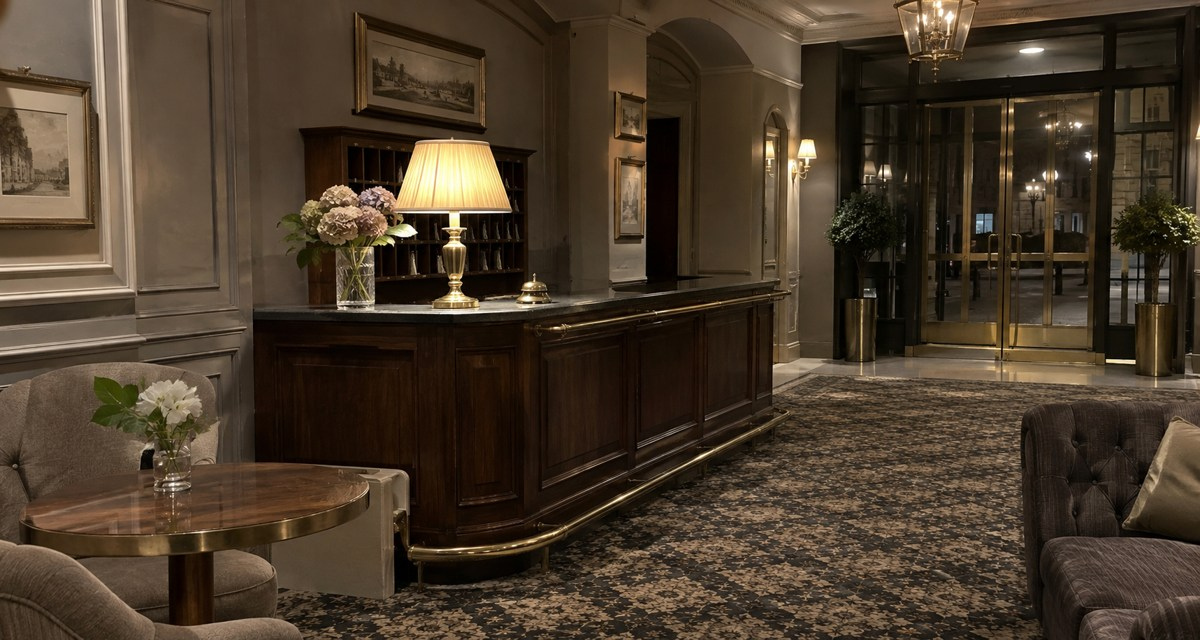
#> input picture assets/photos/P11.jpg, 1200 x 640 px
$ python render_surveillance.py
#> lines starting #> are read from the running program, lines starting #| are printed output that depends on the picture
"""Original fictional surveillance animation using a project-owned location photograph.
Renders actual changing video frames; this is authored game media, not real surveillance footage.
"""
from pathlib import Path
from PIL import Image,ImageDraw,ImageFont,ImageEnhance,ImageFilter
import math,subprocess,numpy as np
root=Path(__file__).resolve().parents[2];out=root/'assets/video/security-export.mp4';out.parent.mkdir(parents=True,exist_ok=True)
base=Image.open(root/'assets/photos/P11.jpg').convert('RGB').resize((640,360));base=ImageEnhance.Color(base).enhance(.12);base=ImageEnhance.Brightness(base).enhance(.52)
#> after `base = Image.open(root / 'assets/photos/P11.jpg').convert('RGB').resiz`:
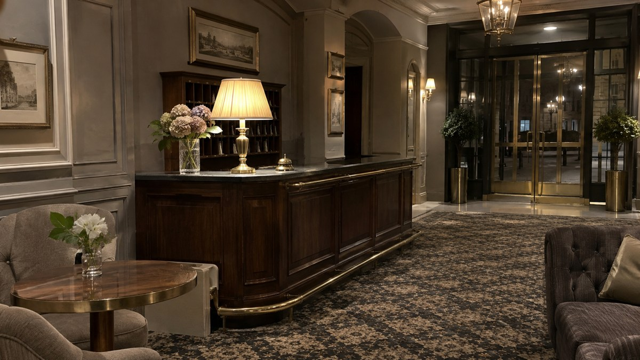
#> base: PIL image 640x360 RGB; mean R, G, B 73.2, 58.6, 42.5
#> after `base = ImageEnhance.Color(base).enhance(0.12)`:
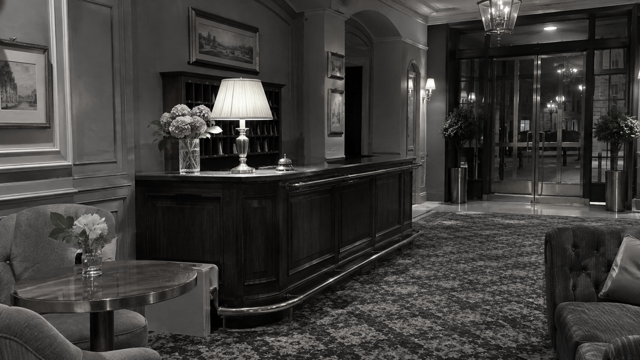
#> base: PIL image 640x360 RGB; mean R, G, B 62.1, 60.2, 58.4
#> after `base = ImageEnhance.Brightness(base).enhance(0.52)`:
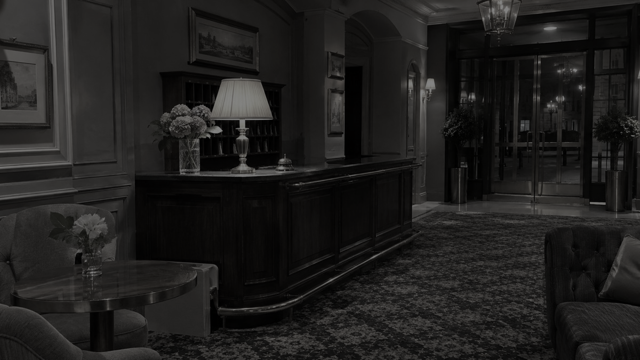
#> base: PIL image 640x360 RGB; mean R, G, B 31.8, 30.8, 29.9
font=ImageFont.truetype('/usr/share/fonts/truetype/dejavu/DejaVuSansMono.ttf',14)
#> (the run stopped early here; a loop or call above may not have finished)

$ run again, with assets/photos/P01.jpg copied over assets/photos/P11.jpg
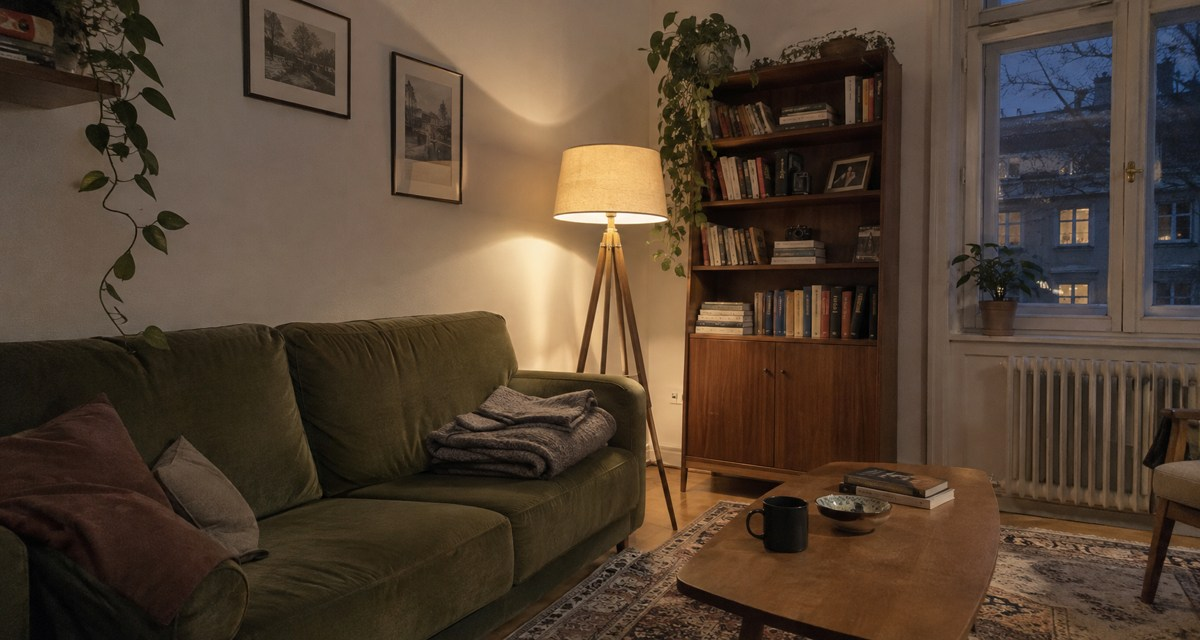
#> input picture assets/photos/P01.jpg, 1200 x 640 px
#> `base = ImageEnhance.Color(base).enhance(0.12)`:
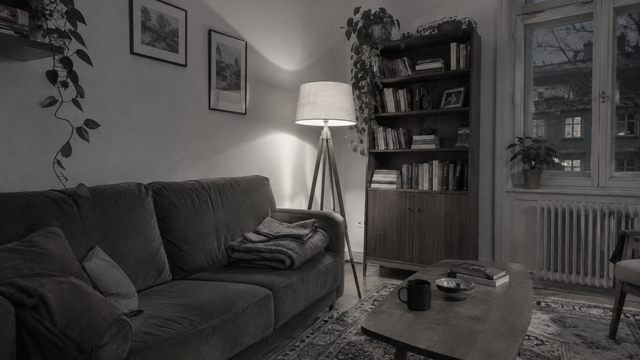
#> base: PIL image 640x360 RGB; mean R, G, B 71.2, 69.1, 67.2
#> `base = ImageEnhance.Brightness(base).enhance(0.52)`:
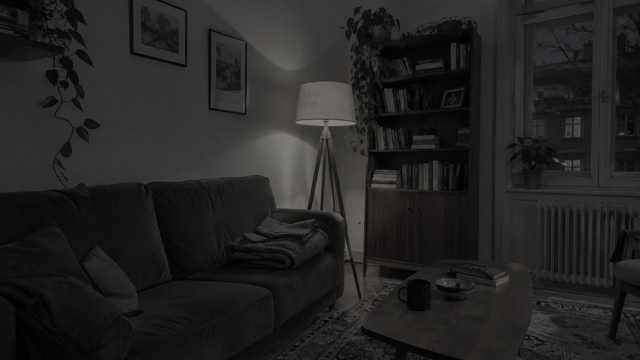
#> base: PIL image 640x360 RGB; mean R, G, B 36.5, 35.4, 34.4

$ run again, with assets/photos/P02.jpg copied over assets/photos/P11.jpg
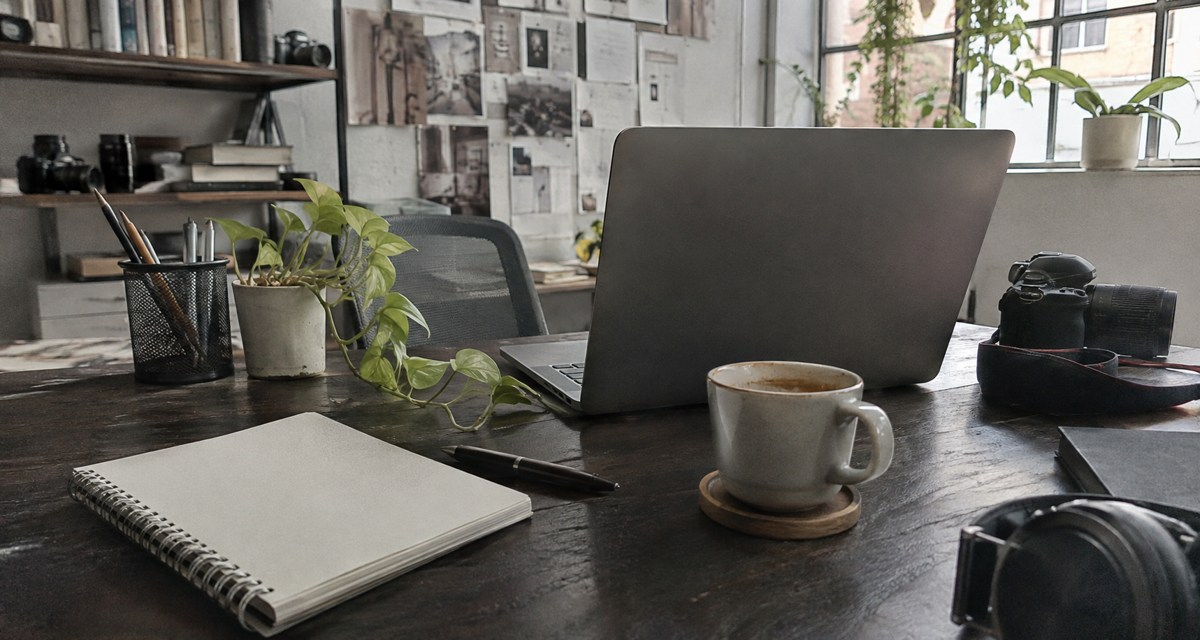
#> input picture assets/photos/P02.jpg, 1200 x 640 px
#> `base = ImageEnhance.Color(base).enhance(0.12)`:
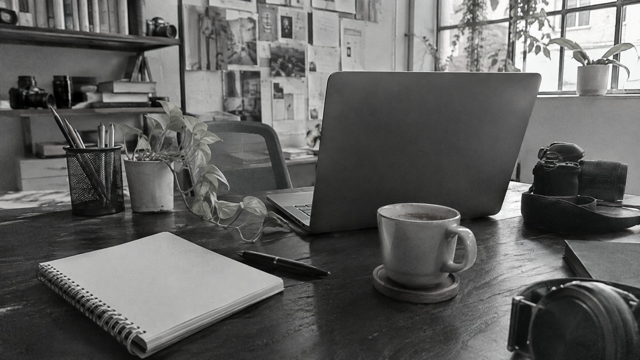
#> base: PIL image 640x360 RGB; mean R, G, B 97.3, 97, 96.2
#> `base = ImageEnhance.Brightness(base).enhance(0.52)`:
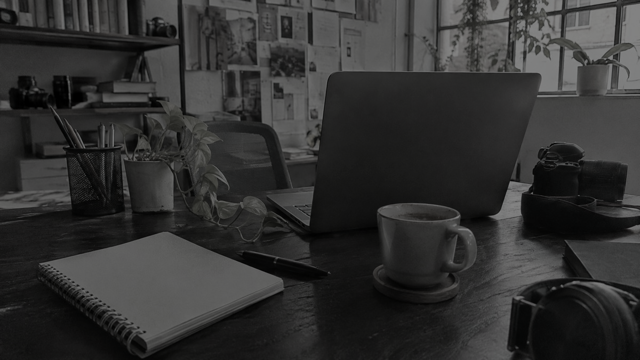
#> base: PIL image 640x360 RGB; mean R, G, B 50.1, 50, 49.5

$ run again, with assets/photos/P03.jpg copied over assets/photos/P11.jpg
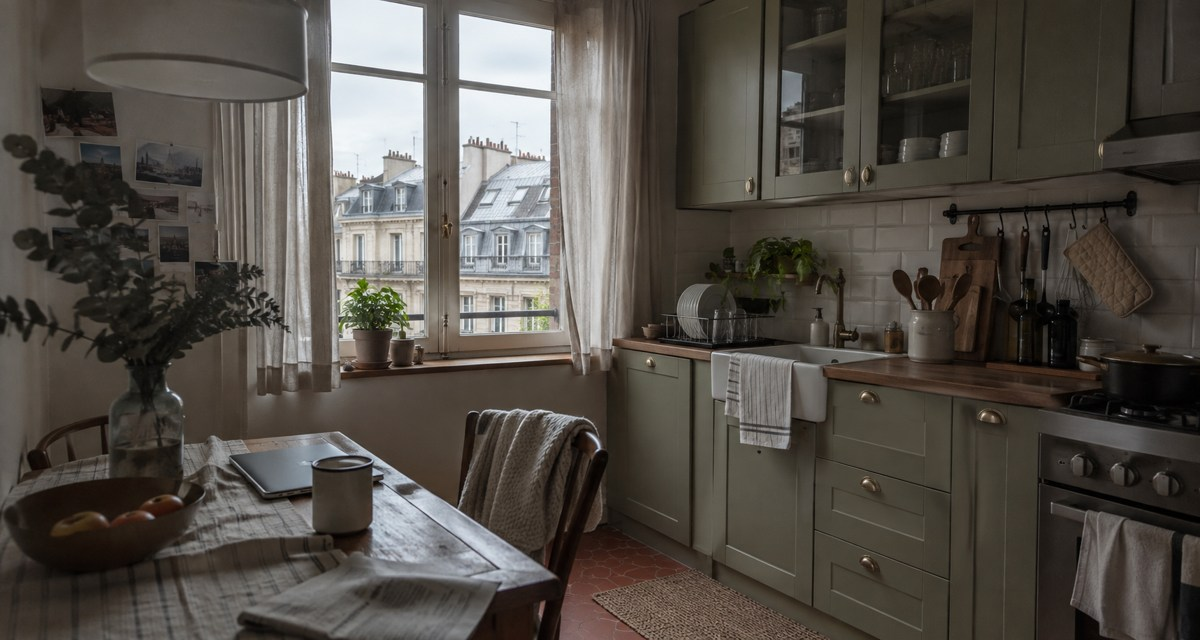
#> input picture assets/photos/P03.jpg, 1200 x 640 px
#> `base = Image.open(root / 'assets/photos/P11.jpg').convert('RGB').resiz`:
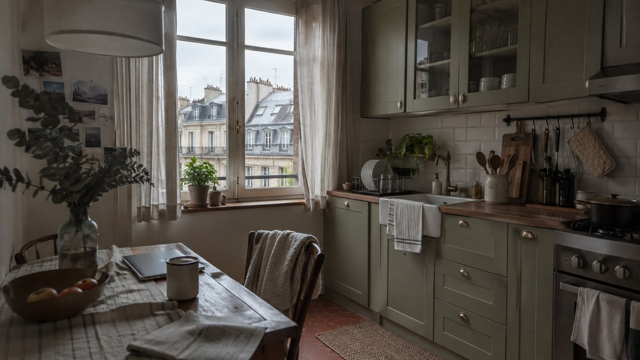
#> base: PIL image 640x360 RGB; mean R, G, B 82.9, 77.6, 71
#> `base = ImageEnhance.Brightness(base).enhance(0.52)`:
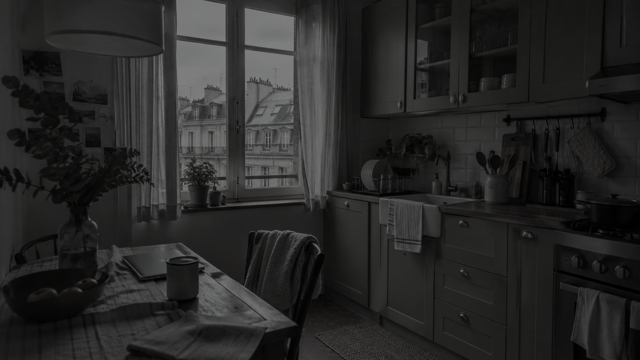
#> base: PIL image 640x360 RGB; mean R, G, B 40.3, 40, 39.6
